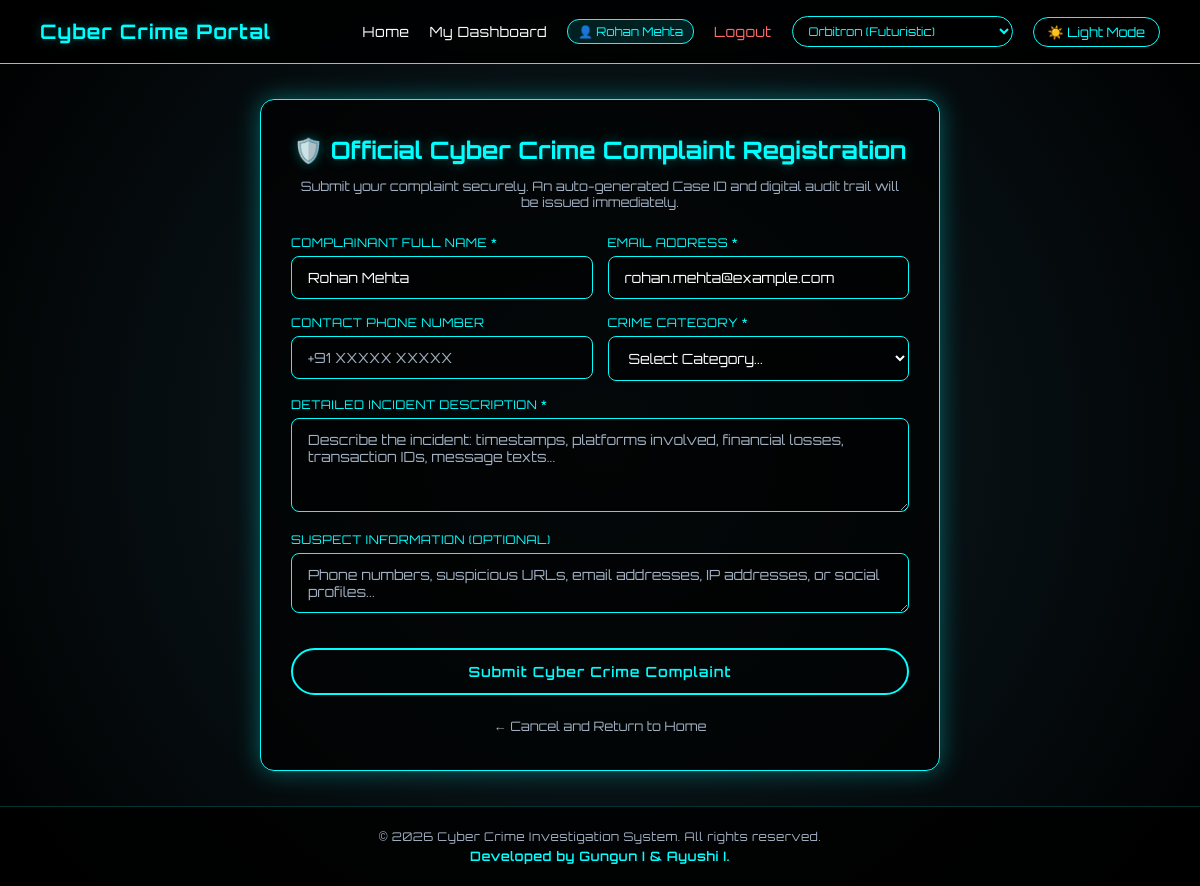
Page /complaint (signed in) on the committed database.
### tables this page shows
CREATE TABLE users (
            id INTEGER PRIMARY KEY AUTOINCREMENT,
            username TEXT UNIQUE NOT NULL,
            password_hash TEXT NOT NULL,
            full_name TEXT NOT NULL,
            email TEXT NOT NULL,
            role TEXT NOT NULL CHECK(role IN ('user', 'investigator')),
            badge_number TEXT,
            department TEXT,
            created_at TEXT NOT NULL
        );

### app.py (the view, shortened to what this page needs)
@app.route('/complaint', methods=['GET', 'POST'])
def complaint():
    user_info = None
    if 'user_id' in session:
        user_info = database.get_user_by_id(session['user_id'])
    return render_template('complaint.html', user_info=user_info)

### app.py (called while the page is built)
@app.context_processor
def inject_user():
    current_user = None
    if 'user_id' in session:
        current_user = {
            'id': session.get('user_id'),
            'username': session.get('username'),
            'full_name': session.get('full_name'),
            'role': session.get('role'),
            'badge_number': session.get('badge_number'),
            'department': session.get('department')
        }
    return dict(current_user=current_user, active_case_id=session.get('active_case_id'))

### database.py (called while the page is built)
def get_db_connection():
    conn = sqlite3.connect(DB_PATH)
    conn.row_factory = sqlite3.Row
    return conn

def get_user_by_id(user_id):
    conn = get_db_connection()
    cursor = conn.cursor()
    cursor.execute('SELECT * FROM users WHERE id = ?', (user_id,))
    user = cursor.fetchone()
    conn.close()
    return user

### templates/complaint.html (shortened to what this page needs)
<!DOCTYPE html>
<html lang="en">
<head>
    <link rel="stylesheet" href="{{ url_for('static', filename='css/style.css') }}">
</head>
<body>
<div class="navbar">
    <a href="/" class="logo">Cyber Crime Portal</a>
    <div class="nav-links">
        <a href="/">Home</a>
        {% if current_user %}
            {% if current_user.role == 'user' %}
            <a href="/user/dashboard">My Dashboard</a>
            {% else %}
            <a href="/dashboard">Investigator Dashboard</a>
            {% endif %}
            <span class="user-badge">👤 {{ current_user.full_name }}</span>
            <a href="/logout" style="color: #ff6b6b;">Logout</a>
        {% else %}
            <a href="/login">Login</a>
            <a href="/register">Register</a>
        {% endif %}
        <div class="font-selector-wrapper">
            <select id="font-selector" class="font-selector-select" onchange="changeFont(this.value)" title="Choose UI Font">
                <option value="Orbitron" style="font-family: 'Orbitron', sans-serif;">Orbitron (Futuristic)</option>
            </select>
        </div>
        <button id="theme-toggle-btn" class="theme-toggle-btn" onclick="toggleTheme()">☀️ Light Mode</button>
    </div>
</div>
<div class="main-wrapper">
    <div class="complaint-form-wrapper">
        <h1 style="color: var(--text-accent); font-size: 24px; text-align: center; margin: 0 0 8px 0; text-shadow: 0 0 12px var(--glow-cyan);">
            🛡️ Official Cyber Crime Complaint Registration
        </h1>
        <p style="color: var(--text-muted); font-size: 13px; text-align: center; margin-bottom: 25px;">
            Submit your complaint securely. An auto-generated Case ID and digital audit trail will be issued immediately.
        </p>
        <form action="/complaint" method="POST" id="complaintForm">
            <div class="form-row">
                <div class="auth-input-group">
                    <label>Complainant Full Name *</label>
                    <input type="text" name="name" value="{{ user_info.full_name if user_info else '' }}" placeholder="Your legal name" required>
                </div>
                <div class="auth-input-group">
                    <label>Email Address *</label>
                    <input type="email" name="email" value="{{ user_info.email if user_info else '' }}" placeholder="name@domain.com" required>
                </div>
            </div>
            <div class="form-row">
                <div class="auth-input-group">
                    <label>Contact Phone Number</label>
                    <input type="text" name="phone" placeholder="+91 XXXXX XXXXX">
                </div>
                <div class="auth-input-group">
                    <label>Crime Category *</label>
                    <select name="crime_type" required>
                        <option value="">Select Category...</option>
                    </select>
                </div>
            </div>
            <div class="auth-input-group">
                <label>Detailed Incident Description *</label>
                <textarea name="description" rows="4" placeholder="Describe the incident: timestamps, platforms involved, financial losses, transaction IDs, message texts..." required></textarea>
            </div>
            <div class="auth-input-group">
                <label>Suspect Information (Optional)</label>
                <textarea name="suspect_info" rows="2" placeholder="Phone numbers, suspicious URLs, email addresses, IP addresses, or social profiles..."></textarea>
            </div>
            <button type="submit" id="submitComplaintBtn" class="btn" style="width: 100%; margin-top: 15px;">
                Submit Cyber Crime Complaint
            </button>
        </form>
        <div style="text-align: center; margin-top: 20px;">
            <a href="/" style="color: var(--text-muted); font-size: 13px; text-decoration: none;">&larr; Cancel and Return to Home</a>
        </div>
    </div>
</div>
<footer class="site-footer">
    <p>&copy; 2026 Cyber Crime Investigation System. All rights reserved.</p>
    <p class="dev-credit">Developed by Gungun I &amp; Ayushi I.</p>
</footer>
</body>
</html>

### static/css/style.css (style rules this page uses)
:root { --current-font: 'Orbitron', sans-serif; --bg-body: radial-gradient(circle at center, #0f2027, #000000); --bg-panel: rgba(0, 0, 0, 0.75); --bg-card: rgba(0, 0, 0, 0.65); --border-cyan: #00ffff; --glow-cyan: rgba(0, 255, 255, 0.35); --text-primary: #ffffff; --text-muted: #a0aec0; --text-accent: #00ffff; --nav-bg: rgba(0, 0, 0, 0.85); --footer-bg: rgba(0, 0, 0, 0.85); --input-bg: rgba(0, 0, 0, 0.5); --table-header-bg: rgba(0, 255, 255, 0.12); --table-row-hover: rgba(0, 255, 255, 0.05); --badge-pending: #ffaa00; --badge-investigating: #00aaff; --badge-resolved: #00ff88; }
* { box-sizing: border-box; }
body { margin: 0; font-family: var(--current-font); background: var(--bg-body); color: var(--text-primary); min-height: 100vh; display: flex; flex-direction: column; overflow-x: hidden; transition: background 0.3s ease, color 0.3s ease; }
.navbar { display: flex; justify-content: space-between; align-items: center; padding: 16px 40px; background: var(--nav-bg); border-bottom: 1px solid var(--border-cyan); position: relative; z-index: 100; backdrop-filter: blur(8px); }
.logo { font-size: 20px; font-weight: 700; color: var(--text-accent); text-shadow: 0 0 10px var(--glow-cyan); letter-spacing: 1px; text-decoration: none; }
.nav-links { display: flex; align-items: center; gap: 20px; }
.nav-links a { text-decoration: none; color: var(--text-primary); font-size: 14px; letter-spacing: 0.5px; transition: 0.3s; }
.theme-toggle-btn { background: transparent; border: 1px solid var(--border-cyan); color: var(--text-accent); padding: 6px 14px; border-radius: 20px; cursor: pointer; font-size: 13px; font-family: inherit; display: inline-flex; align-items: center; gap: 6px; transition: 0.3s; }
.font-selector-wrapper { display: inline-flex; align-items: center; gap: 6px; }
.font-selector-select { background: var(--input-bg); border: 1px solid var(--border-cyan); color: var(--text-accent); padding: 6px 12px; border-radius: 20px; font-size: 12px; cursor: pointer; outline: none; transition: 0.3s; font-family: inherit; width: auto; }
.font-selector-select option { background: #0f2027; color: #ffffff; padding: 8px 12px; font-size: 13px; }
.user-badge { font-size: 12px; padding: 4px 10px; border-radius: 12px; background: rgba(0, 255, 255, 0.12); border: 1px solid var(--border-cyan); color: var(--text-accent); }
.main-wrapper { flex: 1; display: flex; flex-direction: column; position: relative; z-index: 1; }
.btn { display: inline-block; padding: 13px 32px; border: 2px solid var(--border-cyan); background: transparent; color: var(--text-accent); font-size: 14px; font-family: inherit; letter-spacing: 1px; border-radius: 30px; cursor: pointer; text-decoration: none; transition: 0.3s; font-weight: 600; }
form { margin-top: 20px; }
input, select, textarea { width: 100%; padding: 12px 16px; background: var(--input-bg); border: 1px solid var(--border-cyan); border-radius: 8px; outline: none; color: var(--text-primary); font-size: 14px; font-family: inherit; transition: 0.3s; }
input::placeholder, textarea::placeholder { color: var(--text-muted); }
.auth-input-group { margin-bottom: 16px; text-align: left; }
.auth-input-group label { display: block; color: var(--text-accent); font-size: 12px; margin-bottom: 6px; letter-spacing: 0.5px; text-transform: uppercase; }
.auth-input-group input { text-align: left; }
.site-footer { text-align: center; padding: 18px 15px; color: var(--text-muted); font-size: 12px; border-top: 1px solid rgba(0, 255, 255, 0.2); background: var(--footer-bg); margin-top: auto; letter-spacing: 0.5px; position: relative; z-index: 10; }
.site-footer p { margin: 4px 0; }
.site-footer .dev-credit { color: var(--text-accent); font-size: 13px; font-weight: 600; }

### templates/complaint.html (style rules this page uses)
.complaint-form-wrapper { max-width: 680px; margin: 35px auto; background: var(--bg-panel); border: 1px solid var(--border-cyan); border-radius: 14px; padding: 35px 30px; box-shadow: 0 0 25px var(--glow-cyan); }
.form-row { display: grid; grid-template-columns: 1fr 1fr; gap: 15px; }

### rows in the picture
users: full_name "Rohan Mehta", name "Rohan Mehta", email "rohan.mehta@example.com"
